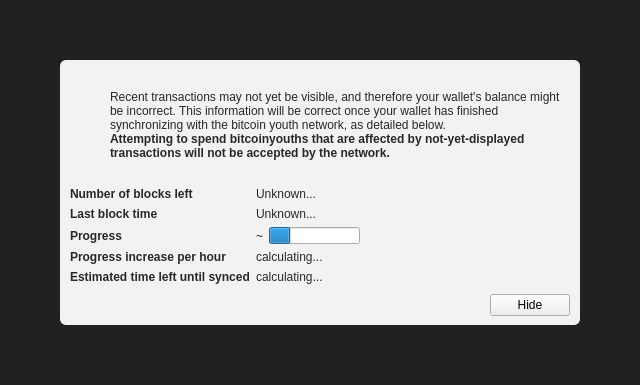
<?xml version="1.0" encoding="UTF-8"?>
<ui version="4.0">
 <class>ModalOverlay</class>
 <widget class="ModalOverlay" name="ModalOverlay">
  <property name="geometry">
   <rect>
    <x>0</x>
    <y>0</y>
    <width>640</width>
    <height>385</height>
   </rect>
  </property>
  <property name="windowTitle">
   <string>Form</string>
  </property>
  <layout class="QVBoxLayout" name="verticalLayout" stretch="0">
   <property name="sizeConstraint">
    <enum>QLayout::SetDefaultConstraint</enum>
   </property>
   <property name="leftMargin">
    <number>0</number>
   </property>
   <property name="topMargin">
    <number>0</number>
   </property>
   <property name="rightMargin">
    <number>0</number>
   </property>
   <property name="bottomMargin">
    <number>0</number>
   </property>
   <item>
    <widget class="QWidget" name="bgWidget" native="true">
     <property name="styleSheet">
      <string notr="true">#bgWidget { background: rgba(0,0,0,220); }</string>
     </property>
     <layout class="QVBoxLayout" name="verticalLayoutMain" stretch="1">
      <property name="leftMargin">
       <number>60</number>
      </property>
      <property name="topMargin">
       <number>60</number>
      </property>
      <property name="rightMargin">
       <number>60</number>
      </property>
      <property name="bottomMargin">
       <number>60</number>
      </property>
      <item>
       <widget class="QWidget" name="contentWidget" native="true">
        <property name="styleSheet">
         <string notr="true">#contentWidget { background: rgba(255,255,255,240); border-radius: 6px; }

QLabel { color: rgb(40,40,40);  }</string>
        </property>
        <layout class="QVBoxLayout" name="verticalLayoutSub" stretch="1,0,0,0">
         <property name="spacing">
          <number>0</number>
         </property>
         <property name="leftMargin">
          <number>10</number>
         </property>
         <property name="topMargin">
          <number>10</number>
         </property>
         <property name="rightMargin">
          <number>10</number>
         </property>
         <property name="bottomMargin">
          <number>10</number>
         </property>
         <item>
          <layout class="QHBoxLayout" name="horizontalLayoutIconText" stretch="0,1">
           <property name="topMargin">
            <number>20</number>
           </property>
           <item>
            <layout class="QVBoxLayout" name="verticalLayoutIcon">
             <property name="leftMargin">
              <number>0</number>
             </property>
             <item>
              <widget class="QPushButton" name="warningIcon">
               <property name="enabled">
                <bool>false</bool>
               </property>
               <property name="text">
                <string/>
               </property>
               <property name="icon">
                <iconset>
                 <normaloff>:/icons/warning</normaloff>
                 <disabledoff>:/icons/warning</disabledoff>:/icons/warning</iconset>
               </property>
               <property name="iconSize">
                <size>
                 <width>48</width>
                 <height>48</height>
                </size>
               </property>
               <property name="flat">
                <bool>true</bool>
               </property>
              </widget>
             </item>
             <item>
              <spacer name="verticalSpacerWarningIcon">
               <property name="orientation">
                <enum>Qt::Vertical</enum>
               </property>
               <property name="sizeHint" stdset="0">
                <size>
                 <width>20</width>
                 <height>40</height>
                </size>
               </property>
              </spacer>
             </item>
            </layout>
           </item>
           <item>
            <layout class="QVBoxLayout" name="verticalLayoutInfoText">
             <property name="leftMargin">
              <number>0</number>
             </property>
             <property name="topMargin">
              <number>0</number>
             </property>
             <item>
              <widget class="QLabel" name="infoText">
               <property name="text">
                <string>Recent transactions may not yet be visible, and therefore your wallet's balance might be incorrect. This information will be correct once your wallet has finished synchronizing with the bitcoin youth network, as detailed below.</string>
               </property>
               <property name="textFormat">
                <enum>Qt::RichText</enum>
               </property>
               <property name="wordWrap">
                <bool>true</bool>
               </property>
              </widget>
             </item>
             <item>
              <widget class="QLabel" name="infoTextStrong">
               <property name="font">
                <font>
                 <weight>75</weight>
                 <bold>true</bold>
                </font>
               </property>
               <property name="text">
                <string>Attempting to spend bitcoinyouths that are affected by not-yet-displayed transactions will not be accepted by the network.</string>
               </property>
               <property name="textFormat">
                <enum>Qt::RichText</enum>
               </property>
               <property name="wordWrap">
                <bool>true</bool>
               </property>
              </widget>
             </item>
             <item>
              <spacer name="verticalSpacerInTextSpace">
               <property name="orientation">
                <enum>Qt::Vertical</enum>
               </property>
               <property name="sizeHint" stdset="0">
                <size>
                 <width>20</width>
                 <height>40</height>
                </size>
               </property>
              </spacer>
             </item>
            </layout>
           </item>
          </layout>
         </item>
         <item>
          <spacer name="verticalSpacerAfterText">
           <property name="orientation">
            <enum>Qt::Vertical</enum>
           </property>
           <property name="sizeHint" stdset="0">
            <size>
             <width>20</width>
             <height>40</height>
            </size>
           </property>
          </spacer>
         </item>
         <item>
          <layout class="QFormLayout" name="formLayout">
           <property name="fieldGrowthPolicy">
            <enum>QFormLayout::FieldsStayAtSizeHint</enum>
           </property>
           <property name="horizontalSpacing">
            <number>6</number>
           </property>
           <property name="verticalSpacing">
            <number>6</number>
           </property>
           <property name="topMargin">
            <number>10</number>
           </property>
           <item row="0" column="0">
            <widget class="QLabel" name="labelNumberOfBlocksLeft">
             <property name="font">
              <font>
               <weight>75</weight>
               <bold>true</bold>
              </font>
             </property>
             <property name="text">
              <string>Number of blocks left</string>
             </property>
            </widget>
           </item>
           <item row="0" column="1">
            <widget class="QLabel" name="numberOfBlocksLeft">
             <property name="text">
              <string>Unknown...</string>
             </property>
            </widget>
           </item>
           <item row="1" column="0">
            <widget class="QLabel" name="labelLastBlockTime">
             <property name="font">
              <font>
               <weight>75</weight>
               <bold>true</bold>
              </font>
             </property>
             <property name="text">
              <string>Last block time</string>
             </property>
            </widget>
           </item>
           <item row="1" column="1">
            <widget class="QLabel" name="newestBlockDate">
             <property name="sizePolicy">
              <sizepolicy hsizetype="Maximum" vsizetype="Preferred">
               <horstretch>0</horstretch>
               <verstretch>0</verstretch>
              </sizepolicy>
             </property>
             <property name="text">
              <string>Unknown...</string>
             </property>
            </widget>
           </item>
           <item row="2" column="0">
            <widget class="QLabel" name="labelSyncDone">
             <property name="font">
              <font>
               <weight>75</weight>
               <bold>true</bold>
              </font>
             </property>
             <property name="text">
              <string>Progress</string>
             </property>
            </widget>
           </item>
           <item row="2" column="1">
            <layout class="QHBoxLayout" name="horizontalLayoutSync" stretch="0,1">
             <item>
              <widget class="QLabel" name="percentageProgress">
               <property name="text">
                <string notr="true">~</string>
               </property>
              </widget>
             </item>
             <item>
              <widget class="QProgressBar" name="progressBar">
               <property name="value">
                <number>24</number>
               </property>
               <property name="format">
                <string/>
               </property>
              </widget>
             </item>
            </layout>
           </item>
           <item row="4" column="0">
            <widget class="QLabel" name="labelProgressIncrease">
             <property name="font">
              <font>
               <weight>75</weight>
               <bold>true</bold>
              </font>
             </property>
             <property name="text">
              <string>Progress increase per hour</string>
             </property>
            </widget>
           </item>
           <item row="4" column="1">
            <widget class="QLabel" name="progressIncreasePerH">
             <property name="text">
              <string>calculating...</string>
             </property>
            </widget>
           </item>
           <item row="5" column="0">
            <widget class="QLabel" name="labelEstimatedTimeLeft">
             <property name="font">
              <font>
               <weight>75</weight>
               <bold>true</bold>
              </font>
             </property>
             <property name="text">
              <string>Estimated time left until synced</string>
             </property>
            </widget>
           </item>
           <item row="5" column="1">
            <widget class="QLabel" name="expectedTimeLeft">
             <property name="text">
              <string>calculating...</string>
             </property>
            </widget>
           </item>
          </layout>
         </item>
         <item>
          <layout class="QHBoxLayout" name="horizontalLayoutButtons">
           <property name="leftMargin">
            <number>10</number>
           </property>
           <property name="topMargin">
            <number>10</number>
           </property>
           <item>
            <spacer name="horizontalSpacer">
             <property name="orientation">
              <enum>Qt::Horizontal</enum>
             </property>
             <property name="sizeHint" stdset="0">
              <size>
               <width>40</width>
               <height>20</height>
              </size>
             </property>
            </spacer>
           </item>
           <item>
            <widget class="QPushButton" name="closeButton">
             <property name="text">
              <string>Hide</string>
             </property>
            </widget>
           </item>
          </layout>
         </item>
        </layout>
       </widget>
      </item>
     </layout>
    </widget>
   </item>
  </layout>
 </widget>
 <customwidgets>
  <customwidget>
   <class>ModalOverlay</class>
   <extends>QWidget</extends>
   <header>qt/modaloverlay.h</header>
   <container>1</container>
  </customwidget>
 </customwidgets>
 <resources/>
 <connections/>
</ui>
